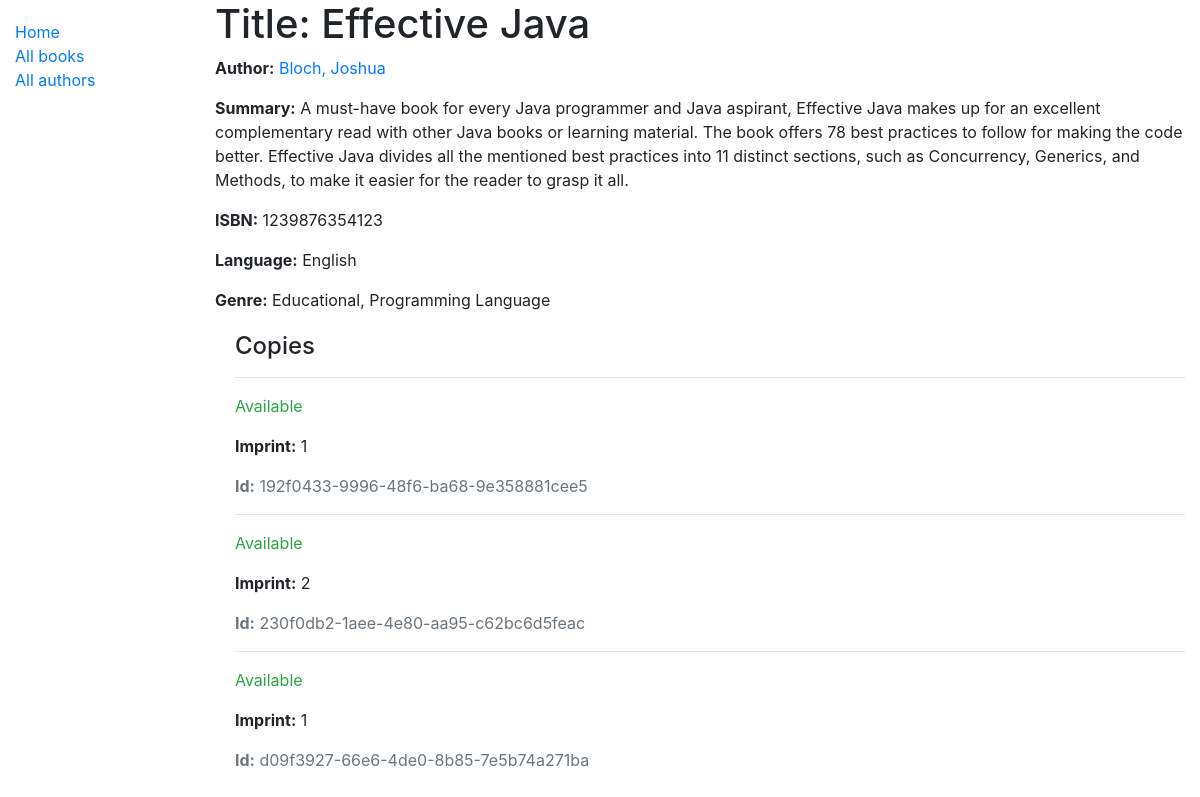
/catalog/book/2, run on the app's committed database.
### catalog/models.py (models this page shows, shortened)
class Book(models.Model):
    title = models.CharField(max_length=200)
    author = models.ForeignKey('Author', on_delete=models.SET_NULL, null=True)
    summary = models.TextField(max_length=1000, help_text="Enter a brief description of the book")
    isbn = models.CharField('ISBN', max_length=13,
                            help_text='13 Character <a href="https://www.isbn-international.org/content/what-isbn'
                                      '">ISBN number</a>')
    genre = models.ManyToManyField(Genre, help_text="Select a genre for this book")
    language = models.ForeignKey('Language', on_delete=models.SET_NULL, null=True)
    def display_genre(self):
        return ', '.join([genre.name for genre in self.genre.all()[:3]])
    display_genre.short_description = 'Genre'

class Author(models.Model):
    first_name = models.CharField(max_length=100)
    last_name = models.CharField(max_length=100)
    date_of_birth = models.DateField(null=True, blank=True)
    date_of_death = models.DateField('died', null=True, blank=True)
    class Meta:
        ordering = ['last_name', 'first_name']
    def __str__(self):
        return '{0}, {1}'.format(self.last_name, self.first_name)

class Language(models.Model):
    name = models.CharField(max_length=200,
                            help_text="Enter the book's natural language (e.g. English, French, Japanese etc.)")
    def __str__(self):
        return self.name

class Genre(models.Model):
    name = models.CharField(
        max_length=200,
        help_text="Enter a book genre (e.g. Science Fiction, French Poetry etc.)"
        )
    def __str__(self):
        return self.name

class BookInstance(models.Model):
    id = models.UUIDField(primary_key=True, default=uuid.uuid4,
                          help_text="Unique ID for this particular book across whole library")
    book = models.ForeignKey('Book', on_delete=models.SET_NULL, null=True)
    imprint = models.CharField(max_length=200)
    due_back = models.DateField(null=True, blank=True)
    borrower = models.ForeignKey(User, on_delete=models.SET_NULL, null=True, blank=True)
    LOAN_STATUS = (
        ('d', 'Maintenance'),
        ('o', 'On loan'),
        ('a', 'Available'),
        ('r', 'Reserved'),
    )
    status = models.CharField(
        max_length=1,
        choices=LOAN_STATUS,
        blank=True,
        default='d',
        help_text='Book availability')
    class Meta:
        ordering = ['due_back']
        permissions = (("can_mark_returned", "Set book as returned"),)

### catalog/views.py (the view)
# urls.py: path('book/<int:pk>', views.BookDetailView.as_view(), name='book-detail'),
class BookDetailView(generic.DetailView):
    model = Book

### catalog/templates/catalog/book_detail.html (shortened to what this page needs)
{% extends "base_generic.html" %}
{% block content %}
<h1>Title: {{ book.title }}</h1>
<p><strong>Author:</strong> <a href="{% url 'author-detail' book.author.pk %}">{{ book.author }}</a></p>
<p><strong>Summary:</strong> {{ book.summary }}</p>
<p><strong>ISBN:</strong> {{ book.isbn }}</p>
<p><strong>Language:</strong> {{ book.language }}</p>
<p><strong>Genre:</strong> {{ book.genre.all|join:", " }}</p>
<div style="margin-left:20px;margin-top:20px">
<h4>Copies</h4>
{% for copy in book.bookinstance_set.all %}
<hr>
<p class="{% if copy.status == 'a' %}text-success{% elif copy.status == 'd' %}text-danger{% else %}text-warning{% endif %}">{{ copy.get_status_display }}</p>
<p><strong>Imprint:</strong> {{copy.imprint}}</p>
<p class="text-muted"><strong>Id:</strong> {{copy.id}}</p>
{% endfor %}
</div>
{% endblock %}

### data on the page
Book: title "Effective Java", author "Bloch, Joshua", summary "A must-have book for every Java programmer and Java aspirant, Effective Java makes up for an excellent complementary read with other Java books or learning material. The book offers 78 best practices to follow for making the code better. Effective Java divides all the mentioned best practices into 11 distinct sections, such as Concurrency, Generics, and Methods, to make it easier for the reader to grasp it all.", isbn "1239876354123", language "English", genre.all "Educational, Programming Language"
BookInstance: status "Available", imprint "1", id "192f0433-9996-48f6-ba68-9e358881cee5"
BookInstance: status "Available", imprint "2", id "230f0db2-1aee-4e80-aa95-c62bc6d5feac"
BookInstance: status "Available", imprint "1", id "d09f3927-66e6-4de0-8b85-7e5b74a271ba"
